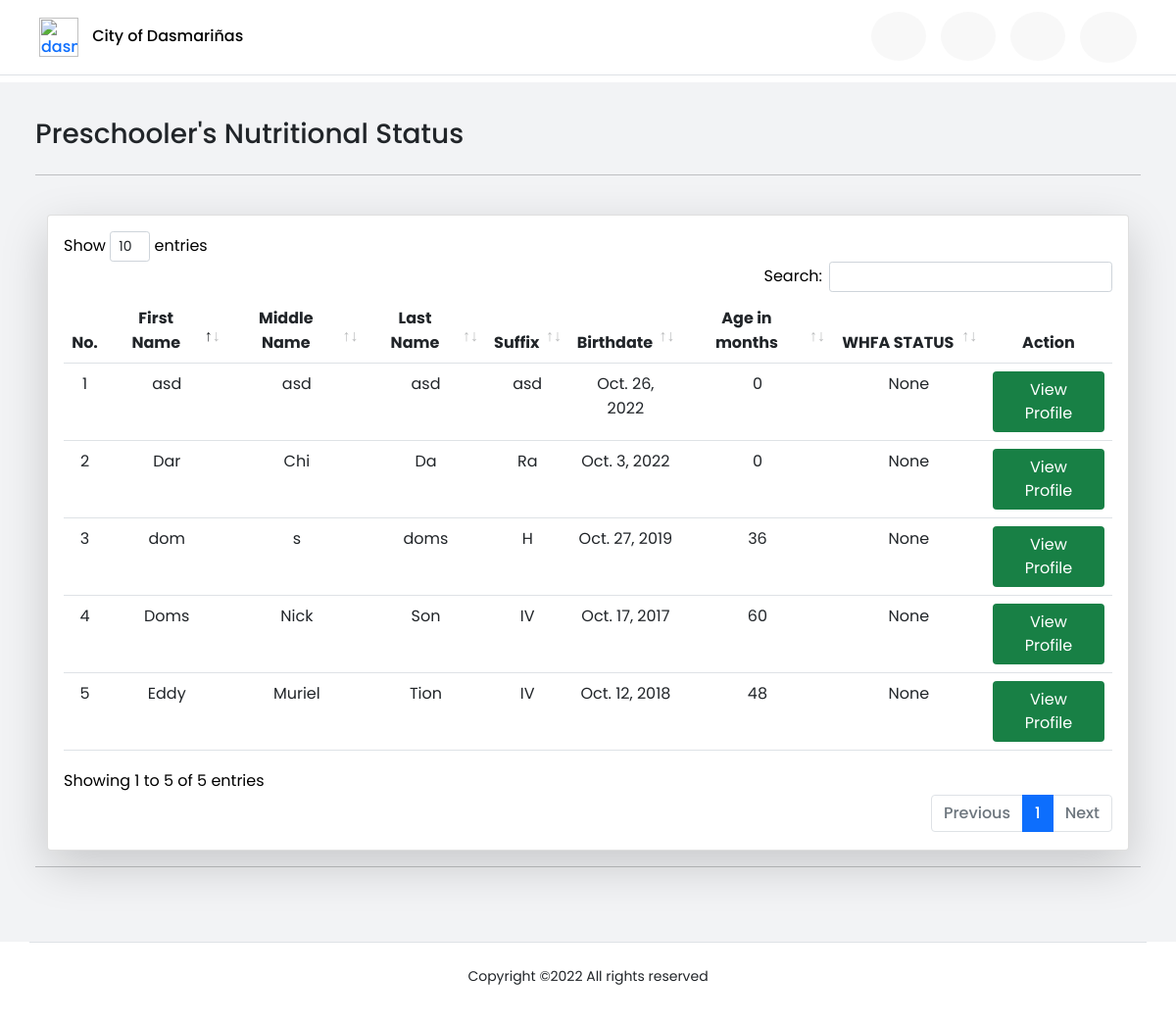
The app's page /preschooler_dashboard, older data.
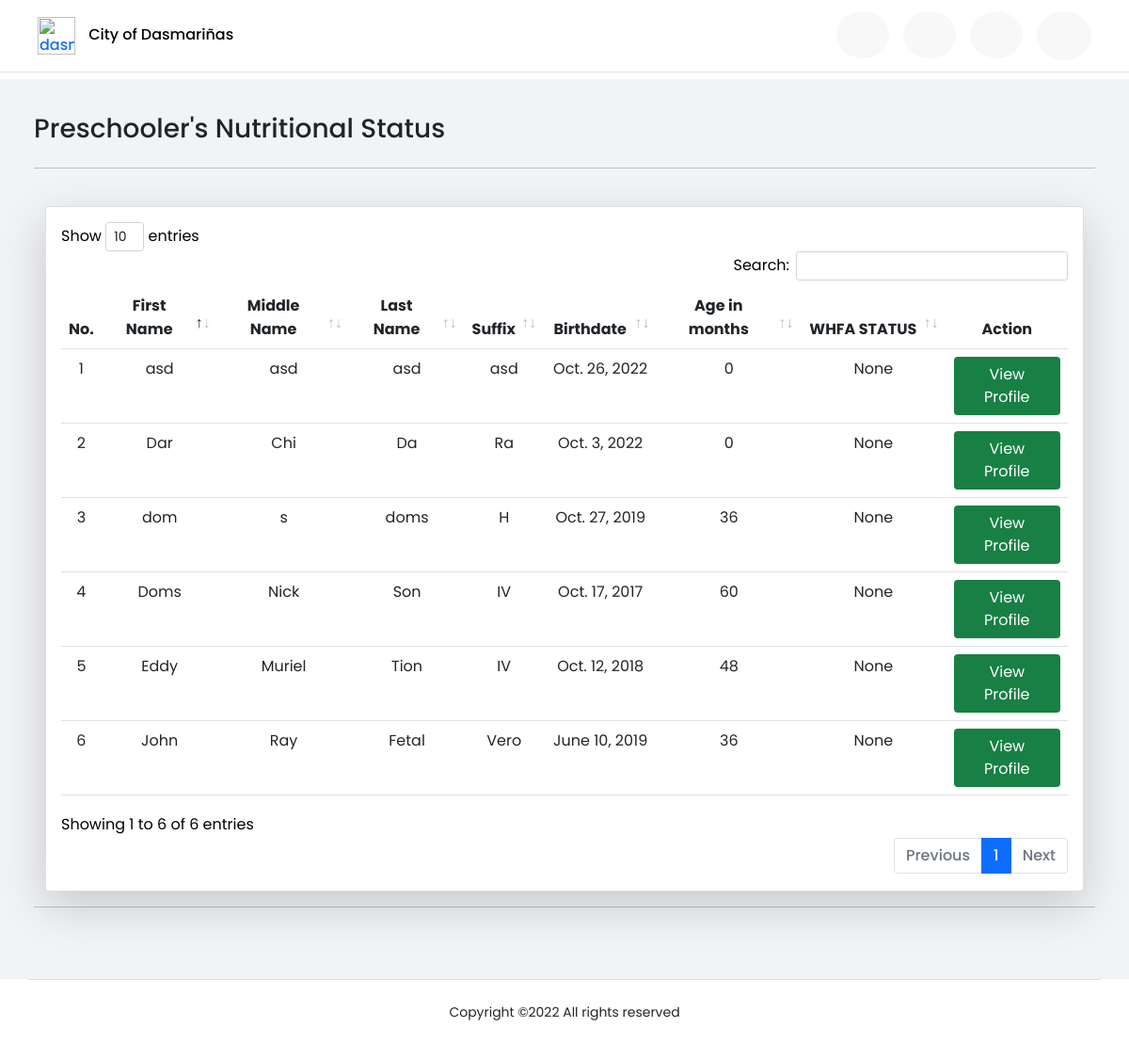
The same page, newer data.
### profilingApp/models.py (models this page shows, shortened)
class Preschooler(Model):
    GENDER = [('Male', 'Male'),
              ('Female', 'Female'),]
    parent = models.ForeignKey(Parent, on_delete=CASCADE)
    first_name = models.CharField(max_length=100)
    last_name = models.CharField(max_length=100)
    middle_name = models.CharField(max_length=100)
    suffix_name = models.CharField(max_length=100)
    birthday = models.DateField(null=True, blank=True)
    height = models.FloatField(null=True, validators=[MinValueValidator(45.0), MaxValueValidator(120.0)])
    weight = models.FloatField(null=True, validators=[MinValueValidator(1.0), MaxValueValidator(28.0)])
    gender = models.CharField(max_length=100, choices=GENDER, null=True)
    date_measured = models.DateField(null=True, blank=True)
    def age_months(self):
        return int((date.today().year - self.birthday.year) * 12)
    def whfa(self):
        calculator = Calculator(adjust_height_data=False, adjust_weight_scores=False,
                       include_cdc=False, logger_name='pygrowup',
                       log_level='INFO')
        try:
            age_months = int((date.today().year - self.birthday.year) * 12)
            return float(calculator.wfl(self.weight, age_months, helpers.get_good_sex(str(self.gender)), self.height))
        except:
            pass

### profilingApp/views.py (the view)
# urls.py: path('preschooler_dashboard', views.preschooler_dashboard, name='preschooler_dashboard'),
def preschooler_dashboard(request):
    preschooler = Preschooler.objects.all()
    context = {'preschoolers': preschooler}
    return render(request, 'activities/BHW Preschooler Dashboard.html', context)

### profilingApp/templates/activities/BHW Preschooler Dashboard.html (shortened to what the changed rows need)
{% extends 'activities/BHW Home.html' %}
{% load static %}
{% block dashboard %}
<div id="grid" class="container-fluid" style="margin-top: 60px;">
<div class="container text-black">
    <div class="row">
        <div class="col">
            <div class="card shadow-lg p-3 bg-white rounded">
                <div class="table-responsive">
                    <table class="table table-hover table-cell-border" id="preschooler_bmi">
                        <thead>
                            <tr style="text-align: center;">
                                <th scope="col">No.</th>
                                <th scope="col">First Name</th>
                                <th scope="col">Middle Name</th>
                                <th scope="col">Last Name</th>
                                <th scope="col">Suffix</th>
                                <th scope="col">Birthdate</th>
                                <th scope="col">Age in months</th>
                                <th scope="col">WHFA STATUS</th>
                                <th scope="col" class="nosort text-center">Action</th>
                            </tr>
                        </thead>
                        <tbody>
                            {% for preschooler in preschoolers %}
                            <tr style="text-align: center;">
                                <td></td>
                                <td>{{ preschooler.first_name }}</td>
                                <td>{{ preschooler.middle_name }}</td>
                                <td>{{ preschooler.last_name }}</td>
                                <td>{{ preschooler.suffix_name }}</td>
                                <td>{{ preschooler.birthday }}</td>
                                <td>{{ preschooler.age_months }}</td>
                                <td>{{ preschooler.whfa }}</td>
                                <td style="text-align: center;">
                                    <div>
                                        <a href="{% url 'preschooler_profile' preschooler.id %}"><button type="button" style="background-color: #188045; color: white;" class="btn">View Profile</button></a>
                                    </div>
                                </td>
                            </tr>
                            {% endfor %}
                        </tbody>
                    </table>
                </div>
            </div>
        </div>
    </div>
</div>
    <br>
</div>
{% endblock %}

Row changes from the older to the newer data that the page shows:
added Preschooler: first_name "John", middle_name "Ray", last_name "Fetal", suffix_name "Vero", birthday "June 10, 2019", age_months "36", whfa "None"
Text that changed along with them:
text written by a page script: "Show entries Search: Showing 1 to 5 of 5 entries Previous 1 Next" → "Show entries Search: Showing 1 to 6 of 6 entries Previous 1 Next"
